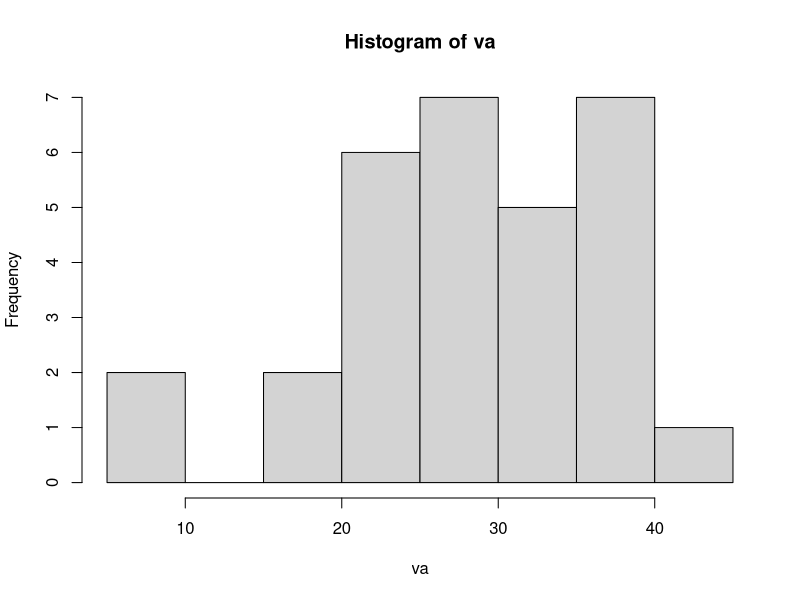
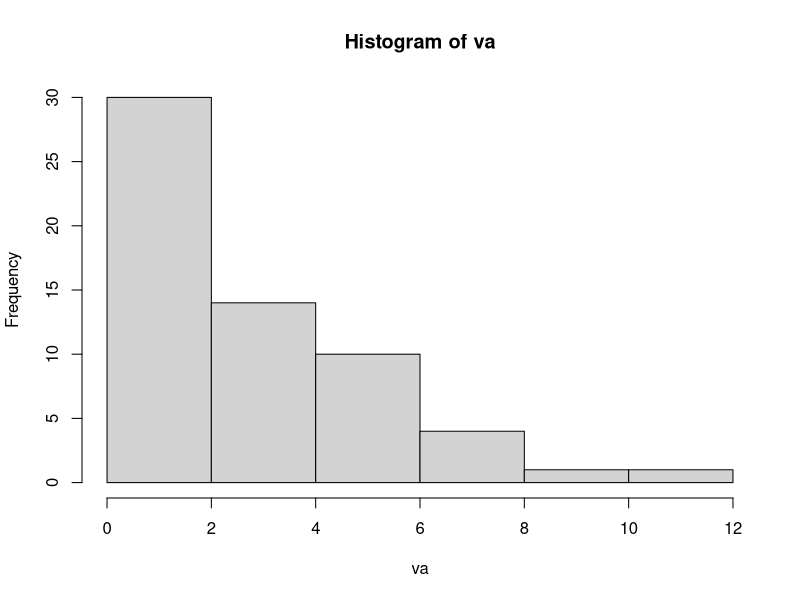

Recreate these plots in R, in order. (Note: this script raises an error after producing the figures.)
#########################################################
##
####### Intervalo de Confiança #######
## AED - Capitulo 03 - Prof. Máiron Chaves ####
#########################################################
##
#Copie este código, cole no seu R e execute para ver os resultados
########## Intervalo de confiança para média amostral pela distribuição Normal Padrão #############################
# Obter o intervalo de confiança para uma variável cuja média = 30, desvio padrão = 7,31 e n = 30
#Temos que definir o nível de confiança do nosso intervalo.
#Podemos obter o valor do quantil para o nível de confiança desejado com a função qnorm()
#O quantil na distribuição normal padrão para 95% de confiança
ic <- 0.95
alfa <- 1-ic
1-(alfa/2)
qnorm(0.975)
#Vamos armazenar os valores em objetos
media <- 30
desvio_padrao_populacional <- 7.31
n <- 30

quantil_95 <- qnorm(0.975)
#Aplicando a fórmula vista na apostila fica:
Limite_Superior <- 30+ quantil_95 * (desvio_padrao_populacional/sqrt(n))
Limite_Inferior <- 30- quantil_95 * (desvio_padrao_populacional/sqrt(n))
paste("Com 95% de confiança, podemos afirmar que a média varia entre",Limite_Inferior," e
",Limite_Superior)
####################### Intervalo de confiança para a média amostral pela distribuição t de Student ############
#A teoria nos diz para utilizar a distribuição t de Student quando não soubermos o desvio padrão populacional.
#Vamos assumir que o desvio padrão que temos é obtido a partir da amostra
#Vamos armazenar os valores em objetos
media <- 30
desvio_padrao_amostral <- 7.31
n <- 30
quantil_95_t <- qt(0.975,df = n-1)
#Aplicando a fórmula vista na apostila fica:
Limite_Superior_t <- 30+quantil_95_t*(desvio_padrao_amostral/sqrt(n))
Limite_Inferior_t <- 30-quantil_95_t*(desvio_padrao_amostral/sqrt(n))


paste("Com 95% de confiança, podemos afirmar que a média varia entre",Limite_Inferior_t,"
e ",Limite_Superior_t)
#Supondo que nossa variável já esteja em um data frame aqui no R, tem um comando para
#fornecer o intervalo de confiança de forma bem mais fácil
#Vamos gerar com o comando rnorm() uma variável aleatoria com média 30, desvio padrão 7,31 e n = 30
va <- rnorm(n = 30, mean = 30, sd = 7.31)
#Vamos visualizar a va gerada
hist(va)
#Calculando o intervalo de 95% de confiança com a distribuição t de Student
#com a funçao t.test()
IC <-t.test(va, conf.level = 0.95)
IC$conf.int
#Pronto, já temos o intervalo de confiança para média. Beeem mais fácil assim :)

####################### Intervalo de confiança para a proporção
############
#Utilizando o exemplo da apostila, onde calculamos o intervalo para proporção onde
# 138 de n = 500 clientes realizaram a devolução do produto
#Vamos armazenar os valores em objetos
devolucoes <- 138
n <- 500
quantil_95 <-qnorm(0.975)
proporcao_devolucoes <- devolucoes/n
#Aplicando a fórmula vista na apostila fica:
Limite_Superior_prop <-
  proporcao_devolucoes + quantil_95 *
  sqrt(proporcao_devolucoes*(1-proporcao_devolucoes)/n)
Limite_Inferior_prop <-
  proporcao_devolucoes - quantil_95 *
  sqrt(proporcao_devolucoes*(1-proporcao_devolucoes)/n)
paste("Com 95% de confiança, podemos afirmar que a proporção varia
entre",Limite_Inferior_prop," e ",Limite_Superior_prop)
#Podemos obter o intervalo de confiança para proporção mais fácil pela função prop.test()
IC_proporcao <- prop.test(x = 138, n = 500, conf.level = 0.95)
IC_proporcao$conf.int
############### Intervalo de confiança para média via Bootstrap
############
#Vamos gerar uma va seguindo uma distribuição qui-quadrado
va <- rchisq(n = 60, df = 3)
#Observe o quão assimétrica é a va
hist(va)
#Inicializa variaveis
medias <- c() #Essa variável é um vetor para armazenar a média de cada subamostra
bootstrap
R <- 1000 #Numero de subamostras extraídas para gerar a distribuição amostral de médias
#bootstrap
for (i in 1:R) {
  #Realiza uma subamostragem aleatória com reposição da va
  reamostra <- sample(va, size = 50, replace = T)
  #Armazena a média da subamostra
  medias[i] <- mean(reamostra)
}
#Distribuicao das médias das subamostras (distribuição amostral da média da va)
hist(medias)
#Observe que mesmo a variável original não seguindo uma distribuição normal, o Teorema Central do Limite
#nos garante que a distribuição das médias será normal se n é suficientemente grande
#A partir das médias geradas, precisamos achar dois valores, o que corta a cauda inferior
#e o que corta a cauda superior da distribuição. Lembrando que ela é simétrica
#Caso o intervalo desejado seja de 95% de confiança, temos que ordenar essa distribuição
#do menor valor para o maior e achar o valor que deixará 2,5% dos dados para trás e o
#valor que deixará 97,5% para trás
(1-0.95)/2
1-(1-0.95)/2
#Visualize o intervalo de confiança via bootstrap
quantile( medias, probs = c(0.025,0.975))
#Vamos realizar mais um experimento
#Geraremos uma va com média = 30 e desvio padrão amostral =7.31 e n = 30
va <- rnorm(n = 30, mean = 30, sd = 7.31)
#Iremos calcular o intervalo de confiança usando o Bootstrap e também com a distribuição
# t de Student. Compararemos os resultados.
#Inicializa variavel para armazenar as médias de cada subamostra
medias <- c()
R <- 10000 #Numero de subamostras extraídas para gerar a distribuição amostral de
médias
#bootstrap
for (i in 1:R) {
  #Realiza uma subamostragem aleatória com reposição da va
  reamostra <- sample(va, size = 20, replace = T)
  #Armazena a média da subamostra
  medias[i] <- mean(reamostra)
}
#Distribuicao das médias das subamostras (distribuição amostral da média da va)
hist(medias)
#Limites inferior e superior do intervalo pelo bootstrap
quantile( medias, probs = c(0.025,0.975))
#Limites inferior e superior do intervalo via t de Student
IC<-t.test(va, conf.level = 0.95)
IC$conf.int
